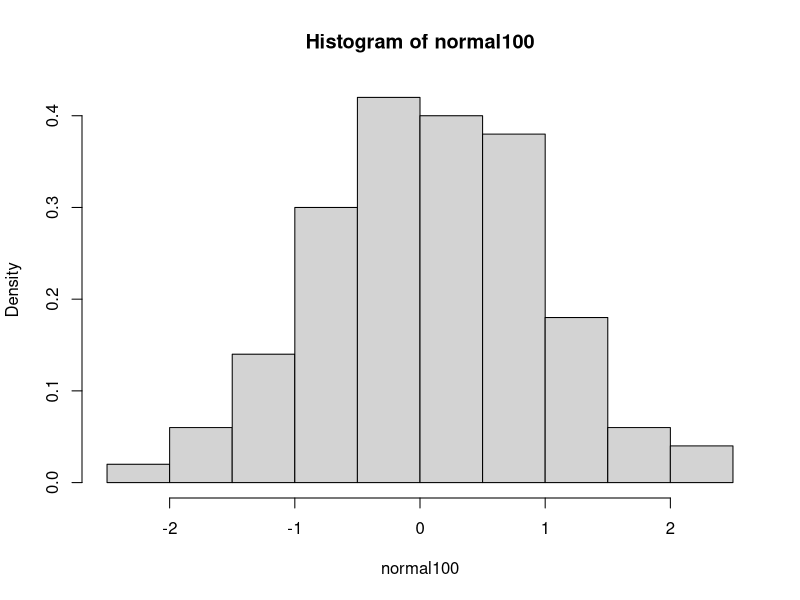
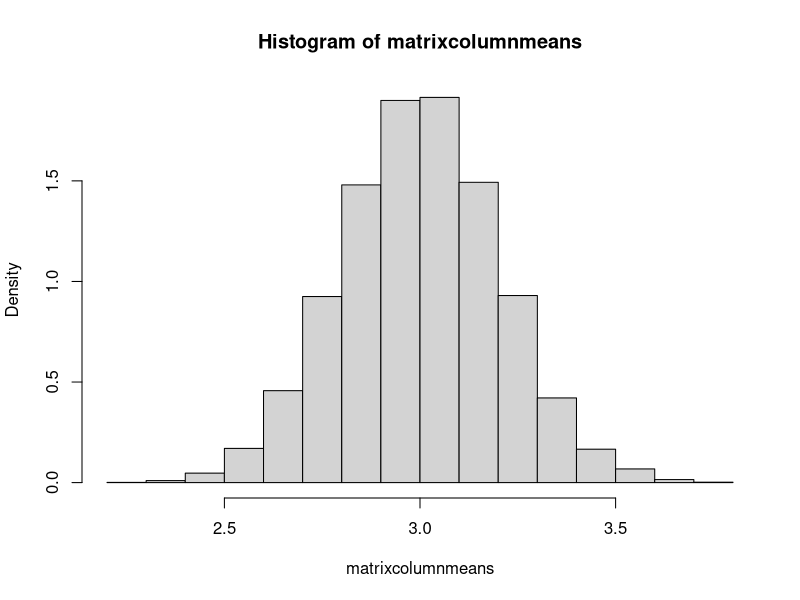

These figures' R source, in order:
## ---- chunk 1
set.seed(1) # Please don't remove this code!
## ---- chunk 2
rnorm(n = 5, mean = 10, sd = 3)
## ---- chunk 3
# You'll want to type your response here.  Your response should look like:
# normal100 <- 
# Of course, your answer should not be commented out.

normal100 <- rnorm(100) #rnorm command sets default mean to 0 and default standard deviation to 1
samplemean<-mean(normal100)
print(samplemean)
samplesd <-sd(normal100)
print(samplesd)
## ---- chunk 4
hist(normal100, freq=FALSE)
## ---- chunk 5
normal10 <- rnorm(10)
normal10mean<-mean(normal10)
normal10sd<-sd(normal10)
print(normal10mean)
print(normal10sd)

normal100 <- rnorm(100)
normal100mean<-mean(normal100)
normal100sd<-sd(normal100)
print(normal100mean)
print(normal100sd)

normal1000 <- rnorm(1000)
normal1000mean<-mean(normal1000)
normal1000sd<-sd(normal1000)
print(normal1000mean)
print(normal1000sd)

normal10000 <- rnorm(10000)
normal10000mean<-mean(normal10000)
normal10000sd<-sd(normal10000)
print(normal10000mean)
print(normal10000sd)

normal100000 <- rnorm(100000)
normal100000mean<-mean(normal100000)
normal100000sd<-sd(normal100000)
print(normal100000mean)
print(normal100000sd)

## ---- chunk 6
sample_means <- c(normal10mean,normal100mean,normal1000mean,normal10000mean,normal100000mean)
print(sample_means)
length(sample_means)
## ---- chunk 7
normal1mil <- rnorm(1000000,mean = 3,sd=2)
print(mean(normal1mil))
print(sd(normal1mil))
## ---- chunk 8
desired_vector <- c(normal1mil>3)
print(mean(desired_vector))
## ---- chunk 9
normal1mil_mat <- matrix(normal1mil, nrow = 100, ncol = 10000)
## ---- chunk 10
mean(normal1mil_mat[,1234])
## ---- chunk 11
matrixcolumnsums <- colSums(normal1mil_mat)
matrixcolumnmeans <- matrixcolumnsums/100
## ---- chunk 12
hist(matrixcolumnmeans, freq=FALSE)
